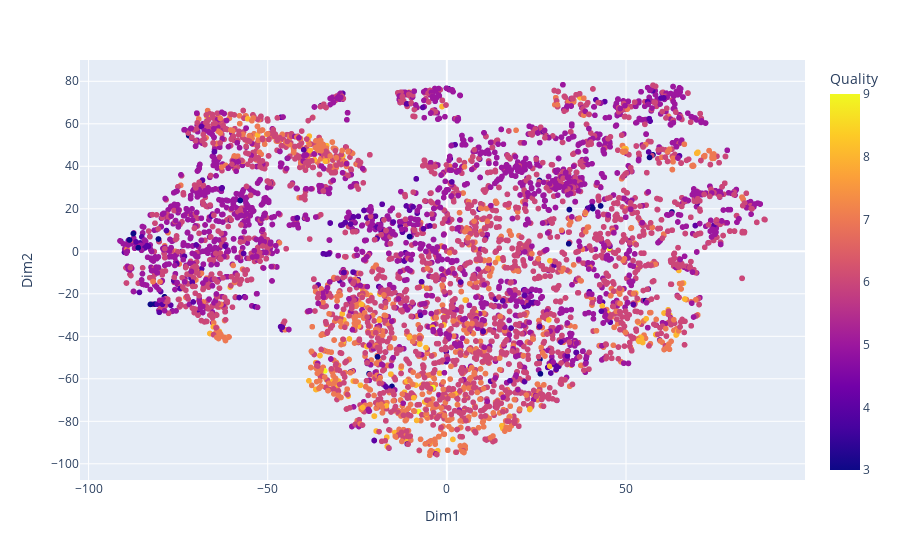

Notebook code cell kept with this figure:
### Code cell
px.scatter(tsne_df, x='Dim1', y='Dim2', color='Quality')

### Figure 1 — Plotly figure (JSON) as saved in the notebook; plotly's stock layout.template omitted (floating-point values rounded to 4 significant figures; data arrays with more than 128 entries replaced by an {"elided": "..."} marker saying what was removed)
{"data": [{"hovertemplate": "Dim1=%{x}<br>Dim2=%{y}<br>Quality=%{marker.color}<extra></extra>", "legendgroup": "", "marker": {"color": {"elided": "6497 int values"}, "coloraxis": "coloraxis", "symbol": "circle"}, "mode": "markers", "name": "", "showlegend": false, "type": "scattergl", "x": {"elided": "6497 float values"}, "xaxis": "x", "y": {"elided": "6497 float values"}, "yaxis": "y"}], "layout": {"coloraxis": {"colorbar": {"title": {"text": "Quality"}}, "colorscale": [[0, "#0d0887"], [0.1111, "#46039f"], [0.2222, "#7201a8"], [0.3333, "#9c179e"], [0.4444, "#bd3786"], [0.5556, "#d8576b"], [0.6667, "#ed7953"], [0.7778, "#fb9f3a"], [0.8889, "#fdca26"], [1, "#f0f921"]]}, "legend": {"tracegroupgap": 0}, "margin": {"t": 60}, "xaxis": {"anchor": "y", "domain": [0, 1], "title": {"text": "Dim1"}}, "yaxis": {"anchor": "x", "domain": [0, 1], "title": {"text": "Dim2"}}}}
